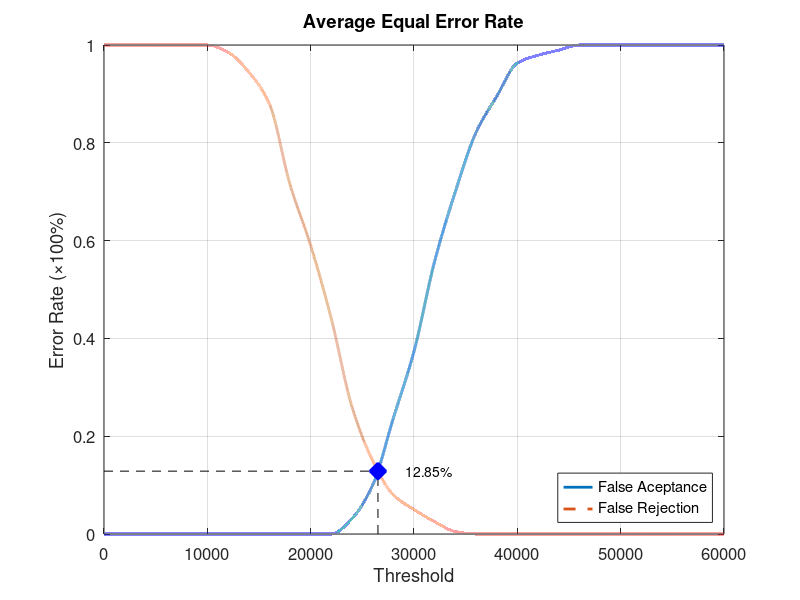
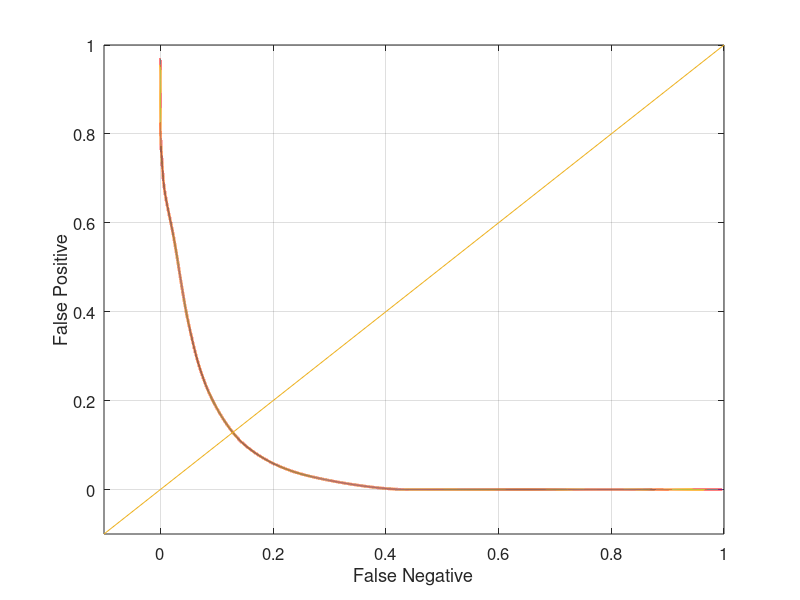

Write the MATLAB code that produced these figures, in order.
function yEER = Database1_3
close all;
clear;
clc;
x = 0:2000:60000;
xq = 0:0.5:60000;

y0 = [0 0 0 0 0 0 0 0 0 0 0 0 0.0315789 0.1 0.236842 0.373684 0.557895 0.7 0.821053 0.894737 0.963158 0.978947 0.989474 1 1 1 1 1 1 1 1];
yy0 = interp1(x, y0, xq, 'pchip');
y1 = [1 1 1 1 1 1 0.985 0.945 0.88 0.715 0.59 0.44 0.26 0.15 0.08 0.05 0.025 0.005 0 0 0 0 0 0 0 0 0 0 0 0 0];
yy1 = interp1(x, y1, xq, 'pchip');

% Calculating EER: 
y2 = abs(y0 - y1);
find(y2 == min(y2))
yy2 = abs(yy0 - yy1);
xEER = find(yy2 == min(yy2));
xEERIndex = xq(xEER) % X-axis EER
yEER = yy0(xEER) % Y-axis EER

main = figure
plot(xq, yy0,'-','LineWidth', 2);	hold on
plot(xq, yy1,'--','LineWidth', 2);	hold on
plot([xEERIndex xEERIndex], [0 yEER], 'k--');	hold on
plot([0 xEERIndex], [yEER yEER], 'k--');	hold on
plot(xEERIndex, yEER, 'bx', 'LineWidth', 10);	hold on
text(xEERIndex + 10 * xEERIndex / 100, yEER, [num2str(round((10000 * yEER)) / 100) '%'])
legend('False Aceptance', 'False Rejection', 'Location', 'SouthEast')
xlabel('Threshold')
ylabel('Error Rate (\times100%)')
title('Average Equal Error Rate')
set(gca, 'FontSize', 12)
axis([0 60000 0 1])
grid on

print(main, 'Database1_3Main', '-dpng');
FNRxFPR = figure('Color', [1 1 1]);
plot(yy1, yy0, '-', yy1, yy0, 'LineWidth', 2);
hold on
y = -0.1:0.1:1
plot(y, y); 
set(gca, 'FontSize', 12)
xlabel('False Negative')
ylabel('False Positive')
axis([-0.1 1 -0.1 1])
set(gca, 'FontSize', 12)
grid on

print(FNRxFPR, 'Database1_3FNRxFPR','-dpng');
end
